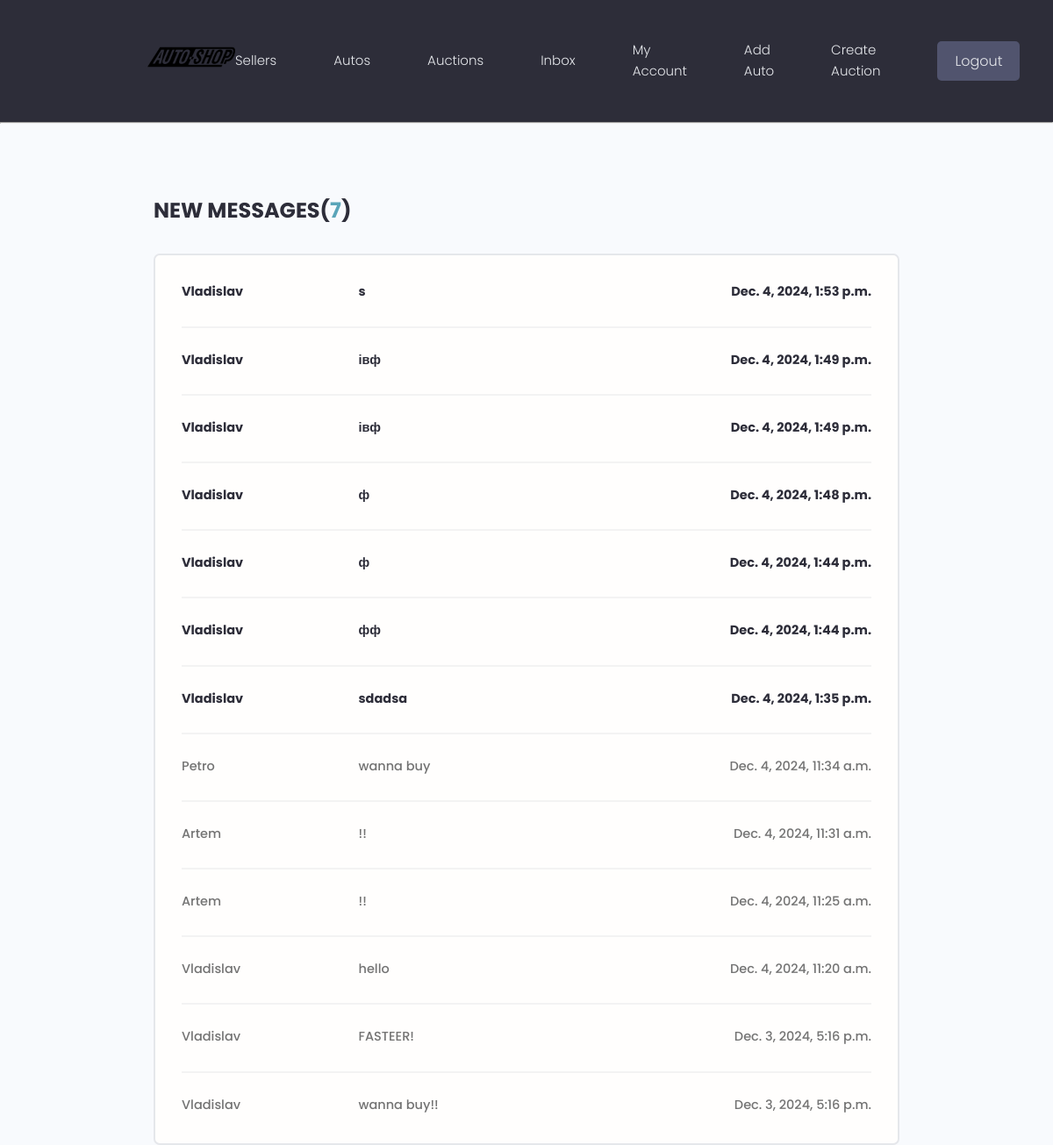
The app's page /users/inbox/ (signed in), older data.
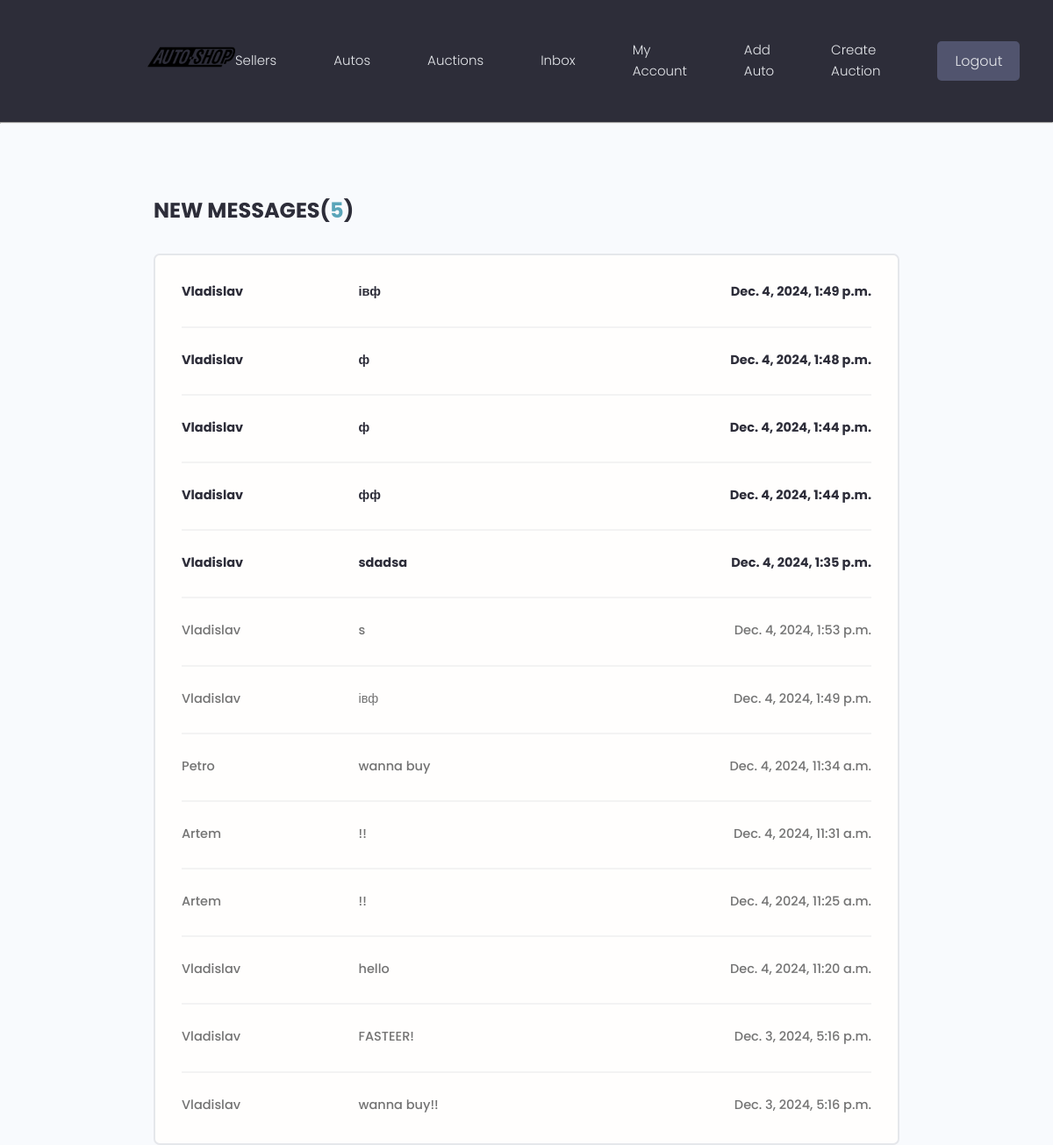
The same page, newer data.
### users/models.py (models this page shows, shortened)
class Message(models.Model):
    sender = models.ForeignKey(Profile, on_delete=models.SET_NULL, null=True, blank=True)
    recipient = models.ForeignKey(Profile, on_delete=models.SET_NULL, null=True, blank=True, related_name="messages")
    name = models.CharField(max_length=200, null=True, blank=True)
    email = models.EmailField(max_length=200, null=True, blank=True)
    subject = models.CharField(max_length=200, null=True, blank=True)
    message = models.TextField()
    is_read = models.BooleanField(default=False, null=True)
    id = models.BigAutoField(primary_key=True)
    created = models.DateTimeField(auto_now_add=True)
    class Meta:
        ordering = ['is_read', '-created']

### users/views.py (the view)
# urls.py: path('inbox/', views.inbox, name='inbox'),
@login_required(login_url="login")
def inbox(request):
    profile = request.user.profile
    messageRequests = profile.messages.all()
    unReadCount = messageRequests.filter(is_read=False).count()
    context = {'messageRequests': messageRequests, 'unReadCount': unReadCount}
    return render(request, 'users/inbox.html', context)

### users/templates/users/inbox.html
{% extends 'main.html' %}
{% block content %}
  <main class="inbox my-xl">
    <div class="content-box">
      <h3 class="inbox__title">New Messages(<span>{{unReadCount}}</span>)</h3>
      <ul class="messages">
        {% for message in messageRequests %}
        {% if message.is_read == False %}
        <li class="message message--unread">
          {% else %}
          <li class="message ">
          {% endif %}
          <a href="{% url 'message' message.id %}">
            <span class="message__author">{{message.name}}</span>
            <span class="message__subject">{{message.subject}}</span>
            <span class="message__date">{{message.created}}</span>
          </a>
        </li>
        {% endfor %}
      </ul>
    </div>
  </main>
{% endblock content %}

Row changes from the older to the newer data that the page shows:
changed Message "Dec. 4, 2024, 1:53 p.m.": is_read False → True (drawn); moves down the list
changed Message (number 7 of 13 on the later page): is_read False → True (drawn); moves down the list
Text that changed along with them:
{{ unReadCount }}: "7" → "5"
